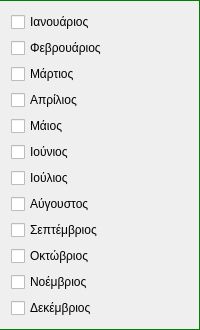
               <widget class="QFrame" name="frame_14">
                <property name="sizePolicy">
                 <sizepolicy hsizetype="Preferred" vsizetype="Maximum">
                  <horstretch>0</horstretch>
                  <verstretch>0</verstretch>
                 </sizepolicy>
                </property>
                <property name="styleSheet">
                 <string notr="true">QFrame{
	border:1px solid green;
	border-left:0px;
}</string>
                </property>
                <property name="frameShape">
                 <enum>QFrame::StyledPanel</enum>
                </property>
                <property name="frameShadow">
                 <enum>QFrame::Raised</enum>
                </property>
                <layout class="QGridLayout" name="gridLayout_18">
                 <property name="leftMargin">
                  <number>11</number>
                 </property>
                 <property name="topMargin">
                  <number>11</number>
                 </property>
                 <property name="rightMargin">
                  <number>11</number>
                 </property>
                 <property name="bottomMargin">
                  <number>11</number>
                 </property>
                 <item row="7" column="0">
                  <widget class="QCheckBox" name="year_month_august_checkbox">
                   <property name="sizePolicy">
                    <sizepolicy hsizetype="Minimum" vsizetype="Maximum">
                     <horstretch>0</horstretch>
                     <verstretch>0</verstretch>
                    </sizepolicy>
                   </property>
                   <property name="text">
                    <string>Αύγουστος</string>
                   </property>
                  </widget>
                 </item>
                 <item row="8" column="0">
                  <widget class="QCheckBox" name="year_month_september_checkbox">
                   <property name="sizePolicy">
                    <sizepolicy hsizetype="Minimum" vsizetype="Maximum">
                     <horstretch>0</horstretch>
                     <verstretch>0</verstretch>
                    </sizepolicy>
                   </property>
                   <property name="text">
                    <string>Σεπτέμβριος</string>
                   </property>
                  </widget>
                 </item>
                 <item row="10" column="0">
                  <widget class="QCheckBox" name="year_month_november_checkbox">
                   <property name="sizePolicy">
                    <sizepolicy hsizetype="Minimum" vsizetype="Maximum">
                     <horstretch>0</horstretch>
                     <verstretch>0</verstretch>
                    </sizepolicy>
                   </property>
                   <property name="text">
                    <string>Νοέμβριος</string>
                   </property>
                  </widget>
                 </item>
                 <item row="9" column="0">
                  <widget class="QCheckBox" name="year_month_octomber_checkbox">
                   <property name="sizePolicy">
                    <sizepolicy hsizetype="Minimum" vsizetype="Maximum">
                     <horstretch>0</horstretch>
                     <verstretch>0</verstretch>
                    </sizepolicy>
                   </property>
                   <property name="text">
                    <string>Οκτώβριος</string>
                   </property>
                  </widget>
                 </item>
                 <item row="1" column="0">
                  <widget class="QCheckBox" name="year_month_february_checkbox">
                   <property name="sizePolicy">
                    <sizepolicy hsizetype="Minimum" vsizetype="Maximum">
                     <horstretch>0</horstretch>
                     <verstretch>0</verstretch>
                    </sizepolicy>
                   </property>
                   <property name="text">
                    <string>Φεβρουάριος</string>
                   </property>
                  </widget>
                 </item>
                 <item row="2" column="0">
                  <widget class="QCheckBox" name="year_month_march_checkbox">
                   <property name="sizePolicy">
                    <sizepolicy hsizetype="Minimum" vsizetype="Maximum">
                     <horstretch>0</horstretch>
                     <verstretch>0</verstretch>
                    </sizepolicy>
                   </property>
                   <property name="text">
                    <string>Μάρτιος</string>
                   </property>
                  </widget>
                 </item>
                 <item row="6" column="0">
                  <widget class="QCheckBox" name="year_month_july_checkbox">
                   <property name="sizePolicy">
                    <sizepolicy hsizetype="Minimum" vsizetype="Maximum">
                     <horstretch>0</horstretch>
                     <verstretch>0</verstretch>
                    </sizepolicy>
                   </property>
                   <property name="text">
                    <string>Ιούλιος</string>
                   </property>
                  </widget>
                 </item>
                 <item row="0" column="0">
                  <widget class="QCheckBox" name="year_month_january_checkbox">
                   <property name="sizePolicy">
                    <sizepolicy hsizetype="Minimum" vsizetype="Maximum">
                     <horstretch>0</horstretch>
                     <verstretch>0</verstretch>
                    </sizepolicy>
                   </property>
                   <property name="text">
                    <string>Ιανουάριος</string>
                   </property>
                  </widget>
                 </item>
                 <item row="5" column="0">
                  <widget class="QCheckBox" name="year_month_june_checkbox">
                   <property name="sizePolicy">
                    <sizepolicy hsizetype="Minimum" vsizetype="Maximum">
                     <horstretch>0</horstretch>
                     <verstretch>0</verstretch>
                    </sizepolicy>
                   </property>
                   <property name="text">
                    <string>Ιούνιος</string>
                   </property>
                  </widget>
                 </item>
                 <item row="11" column="0">
                  <widget class="QCheckBox" name="year_month_december_checkbox">
                   <property name="sizePolicy">
                    <sizepolicy hsizetype="Minimum" vsizetype="Maximum">
                     <horstretch>0</horstretch>
                     <verstretch>0</verstretch>
                    </sizepolicy>
                   </property>
                   <property name="text">
                    <string>Δεκέμβριος</string>
                   </property>
                  </widget>
                 </item>
                 <item row="3" column="0">
                  <widget class="QCheckBox" name="year_month_april_checkbox">
                   <property name="sizePolicy">
                    <sizepolicy hsizetype="Minimum" vsizetype="Maximum">
                     <horstretch>0</horstretch>
                     <verstretch>0</verstretch>
                    </sizepolicy>
                   </property>
                   <property name="text">
                    <string>Απρίλιος</string>
                   </property>
                  </widget>
                 </item>
                 <item row="4" column="0">
                  <widget class="QCheckBox" name="year_month_may_checkbox">
                   <property name="sizePolicy">
                    <sizepolicy hsizetype="Minimum" vsizetype="Maximum">
                     <horstretch>0</horstretch>
                     <verstretch>0</verstretch>
                    </sizepolicy>
                   </property>
                   <property name="text">
                    <string>Μάιος</string>
                   </property>
                  </widget>
                 </item>
                </layout>
               </widget>
